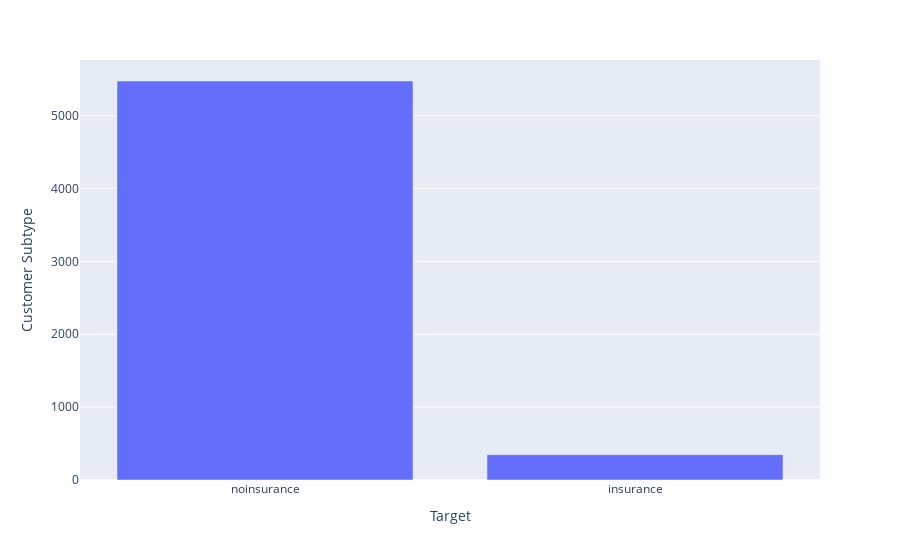

Notebook source saved alongside this figure:
### Code cell
fig=px.bar(data_frame=sociademographic.groupby('Target').count()['Customer Subtype'].sort_values(ascending=False).reset_index(), y='Customer Subtype', x='Target')
fig.show()

### Figure 1 — Plotly figure (JSON) as saved in the notebook; plotly's stock layout.template omitted (floating-point values rounded to 4 significant figures)
{"data": [{"alignmentgroup": "True", "hovertemplate": "Target=%{x}<br>Customer Subtype=%{y}<extra></extra>", "legendgroup": "", "marker": {"color": "#636efa", "pattern": {"shape": ""}}, "name": "", "offsetgroup": "", "orientation": "v", "showlegend": false, "textposition": "auto", "type": "bar", "x": ["noinsurance", "insurance"], "xaxis": "x", "y": [5474, 348], "yaxis": "y"}], "layout": {"barmode": "relative", "legend": {"tracegroupgap": 0}, "margin": {"t": 60}, "xaxis": {"anchor": "y", "domain": [0, 1], "title": {"text": "Target"}}, "yaxis": {"anchor": "x", "domain": [0, 1], "title": {"text": "Customer Subtype"}}}}
